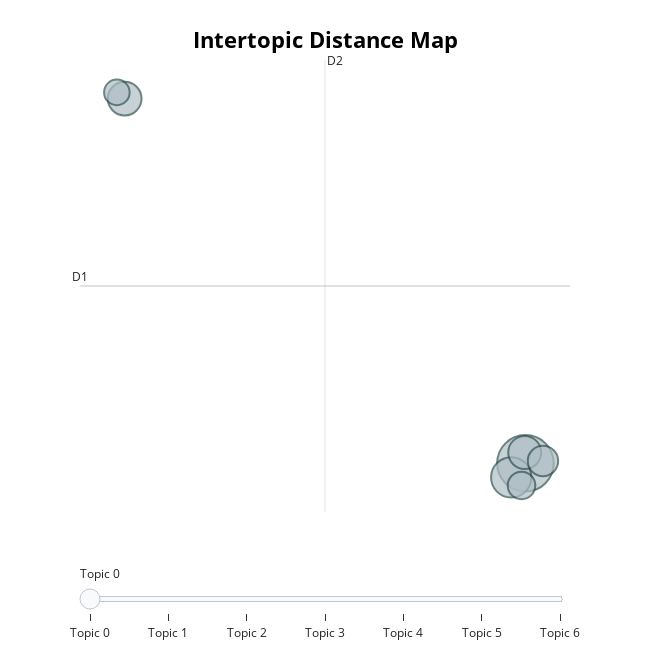

The cell this chart's notebook holds for it:
### Code cell
topic_model.visualize_topics()

### Figure 1 — Plotly figure (JSON) as saved in the notebook; plotly's stock layout.template omitted (floating-point values rounded to 4 significant figures)
{"data": [{"customdata": [[0, "天 | 子 | 知 | 下 | 王", 118], [1, "子 | 天 | 行 | 道 | 礼", 60], [2, "公 | 王 | 君 | 下 | 天", 42], [3, "能 | 言 | 行 | 孔子 | 然", 40], [4, "天 | 王 | 大 | 能 | 孟子", 34], [5, "测 | 仁 | 君子 | 次 | 忠", 28], [6, "王 | 子 | 君 | 天 | 下", 24]], "hovertemplate": "<b>Topic %{customdata[0]}</b><br>%{customdata[1]}<br>Size: %{customdata[2]}", "legendgroup": "", "marker": {"color": "#B0BEC5", "line": {"color": "DarkSlateGrey", "width": 2}, "size": [118, 60, 42, 40, 34, 28, 24], "sizemode": "area", "sizeref": 0.07375, "symbol": "circle"}, "mode": "markers", "name": "", "orientation": "v", "showlegend": false, "type": "scatter", "x": [6.705, 6.119, -9.801, 6.675, 7.426, 6.543, -10.12], "xaxis": "x", "y": [-7.984, -8.706, 10.79, -7.429, -7.863, -9.121, 11.11], "yaxis": "y"}], "layout": {"annotations": [{"showarrow": false, "text": "D1", "x": -11.64, "y": 1.145, "yshift": 10}, {"showarrow": false, "text": "D2", "x": -1.55, "xshift": 10, "y": 12.78}], "height": 650, "hoverlabel": {"bgcolor": "white", "font": {"family": "Rockwell", "size": 16}}, "legend": {"itemsizing": "constant", "tracegroupgap": 0}, "margin": {"t": 60}, "shapes": [{"line": {"color": "#CFD8DC", "width": 2}, "type": "line", "x0": -1.55, "x1": -1.55, "y0": -10.49, "y1": 12.78}, {"line": {"color": "#9E9E9E", "width": 2}, "type": "line", "x0": -11.64, "x1": 8.54, "y0": 1.145, "y1": 1.145}], "sliders": [{"active": 0, "pad": {"t": 50}, "steps": [{"args": [{"marker.color": [["red", "#B0BEC5", "#B0BEC5", "#B0BEC5", "#B0BEC5", "#B0BEC5", "#B0BEC5"]]}], "label": "Topic 0", "method": "update"}, {"args": [{"marker.color": [["#B0BEC5", "red", "#B0BEC5", "#B0BEC5", "#B0BEC5", "#B0BEC5", "#B0BEC5"]]}], "label": "Topic 1", "method": "update"}, {"args": [{"marker.color": [["#B0BEC5", "#B0BEC5", "red", "#B0BEC5", "#B0BEC5", "#B0BEC5", "#B0BEC5"]]}], "label": "Topic 2", "method": "update"}, {"args": [{"marker.color": [["#B0BEC5", "#B0BEC5", "#B0BEC5", "red", "#B0BEC5", "#B0BEC5", "#B0BEC5"]]}], "label": "Topic 3", "method": "update"}, {"args": [{"marker.color": [["#B0BEC5", "#B0BEC5", "#B0BEC5", "#B0BEC5", "red", "#B0BEC5", "#B0BEC5"]]}], "label": "Topic 4", "method": "update"}, {"args": [{"marker.color": [["#B0BEC5", "#B0BEC5", "#B0BEC5", "#B0BEC5", "#B0BEC5", "red", "#B0BEC5"]]}], "label": "Topic 5", "method": "update"}, {"args": [{"marker.color": [["#B0BEC5", "#B0BEC5", "#B0BEC5", "#B0BEC5", "#B0BEC5", "#B0BEC5", "red"]]}], "label": "Topic 6", "method": "update"}]}], "title": {"font": {"color": "Black", "size": 22}, "text": "<b>Intertopic Distance Map</b>", "x": 0.5, "xanchor": "center", "y": 0.95, "yanchor": "top"}, "width": 650, "xaxis": {"anchor": "y", "domain": [0, 1], "range": [-11.64, 8.54], "title": {"text": ""}, "visible": false}, "yaxis": {"anchor": "x", "domain": [0, 1], "range": [-10.49, 12.78], "title": {"text": ""}, "visible": false}}}
